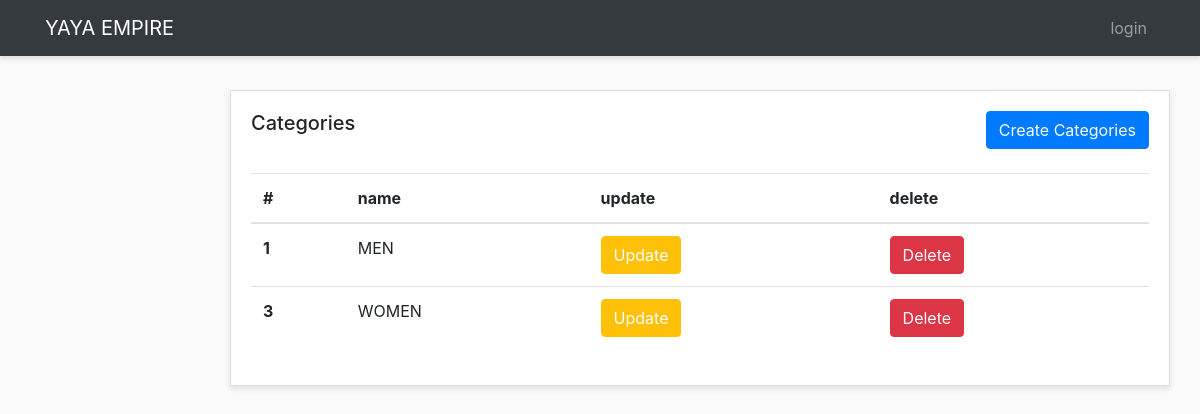
/admin-panel/categories-admins/show-categories.php, run on the app's committed database.
### tables this page shows
CREATE TABLE `categories` (
  `id` int(3) NOT NULL,
  `name` varchar(200) NOT NULL,
  `description` text NOT NULL,
  `image` varchar(200) NOT NULL,
  `created_at` timestamp NOT NULL DEFAULT current_timestamp()
);

### admin-panel/categories-admins/show-categories.php (the view)
<?php require "../layouts/header.php"; ?>
<?php require "../../config/config.php"; ?>
<?php
  $select = $conn->query("SELECT * FROM categories");
  $select->execute();
  $categories = $select->fetchAll(PDO::FETCH_OBJ);
?>
      <div class="row">
        <div class="col">
          <div class="card">
            <div class="card-body">
              <h5 class="card-title mb-4 d-inline">Categories</h5>
             <a  href="<?php echo ADMINURL; ?>/categories-admins/create-category.php" class="btn btn-primary mb-4 text-center float-right">Create Categories</a>
              <table class="table">
                <thead>
                  <tr>
                    <th scope="col">#</th>
                    <th scope="col">name</th>
                    <th scope="col">update</th>
                    <th scope="col">delete</th>
                  </tr>
                </thead>
                <tbody>
                  <?php foreach($categories as $category) : ?>
                    <tr>
                      <th scope="row"><?php echo $category->id; ?></th>
                      <td><?php echo $category->name; ?></td>
                      <td><a  href="<?php echo ADMINURL; ?>/categories-admins/update-category.php?id=<?php echo $category->id; ?>" class="btn btn-warning text-white text-center ">Update </a></td>
                      <td><a href="<?php echo ADMINURL; ?>/categories-admins/delete-categories.php?id=<?php echo $category->id; ?>" class="btn btn-danger  text-center ">Delete </a></td>
                    </tr>
                  <?php endforeach; ?>
                </tbody>
              </table>
            </div>
          </div>
        </div>
      </div>
<?php require "../layouts/footer.php"; ?>

### admin-panel/styles/style.css (style rules this page uses)
body { background:#f9f9f9; }
.card { margin-bottom: 15px; border-radius:0; box-shadow: 0 3px 5px rgba(0,0,0,.1); }

### data on the page
categories: id "1", name "MEN"
categories: id "3", name "WOMEN"
